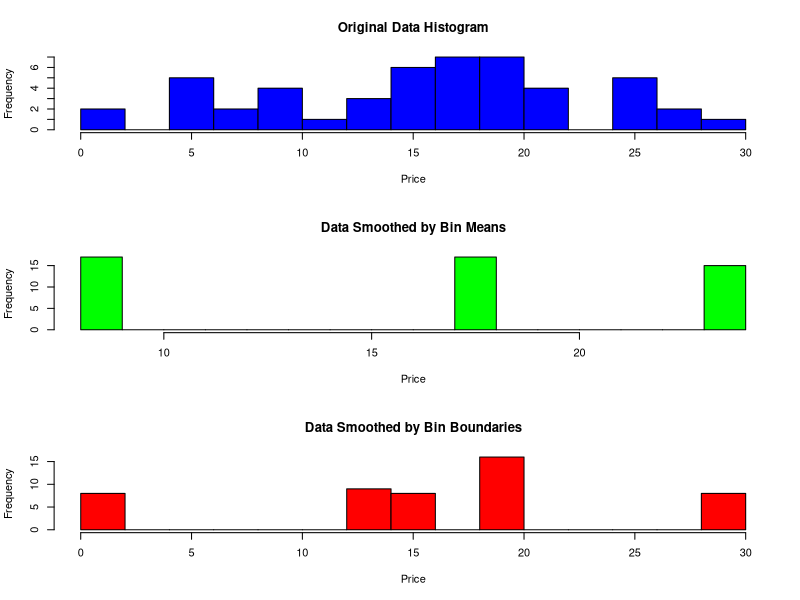

Write R code to recreate this figure.
#192211059
# Data
data <- c(1, 1, 5, 5, 5, 5, 5, 8, 8, 10, 10, 10, 10, 12, 14, 14, 14, 15, 15, 15, 15, 15, 15, 18, 18, 18, 18, 18, 18, 18, 
          20, 20, 20, 20, 20, 20, 20, 21, 21, 21, 21, 25, 25, 25, 25, 25, 28, 28, 30)

# Number of bins
k <- 3

# Equal-frequency partitioning
n <- length(data)
bin_size <- ceiling(n / k)
bins <- split(data, ceiling(seq_along(data) / bin_size))

# Smoothing by bin means
bin_means <- sapply(bins, mean)
smoothed_by_means <- unlist(lapply(1:length(bins), function(i) rep(bin_means[i], length(bins[[i]]))))

# Smoothing by bin boundaries
smoothed_by_boundaries <- unlist(lapply(bins, function(bin) {
  c(rep(min(bin), floor(length(bin) / 2)), rep(max(bin), ceiling(length(bin) / 2)))
}))

# Plotting histograms
par(mfrow=c(3, 1))

# Original data histogram
hist(data, breaks=15, main='Original Data Histogram', xlab='Price', ylab='Frequency', col='blue')

# Smoothed by bin means histogram
hist(smoothed_by_means, breaks=15, main='Data Smoothed by Bin Means', xlab='Price', ylab='Frequency', col='green')

# Smoothed by bin boundaries histogram
hist(smoothed_by_boundaries, breaks=15, main='Data Smoothed by Bin Boundaries', xlab='Price', ylab='Frequency', col='red')
